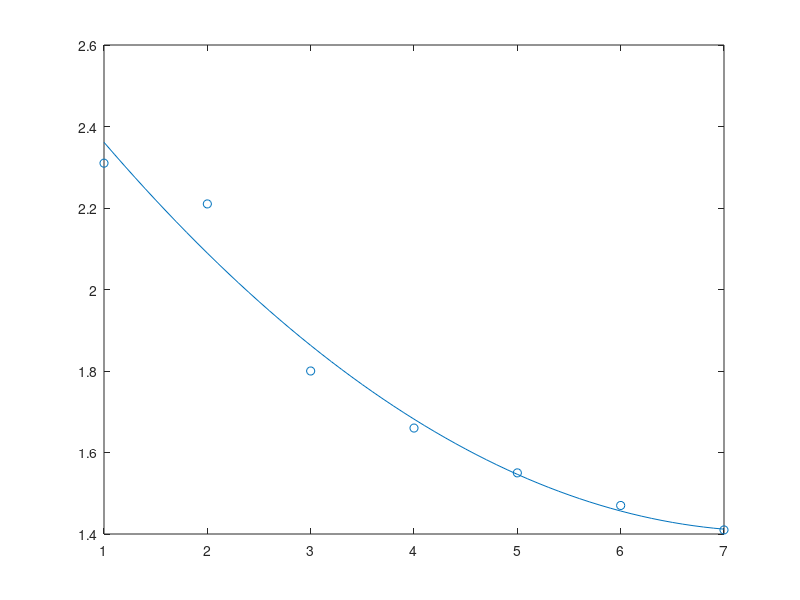

Source code (MATLAB):
x = [1 2 3 4 5 6 7]';
y = [2.31 2.21 1.80 1.66 1.55 1.47 1.41]';
A = [ones(7,1) x x.*x];
z = A\y;

v = (1:0.1:7);
plot(v,z(1)+z(2).*v+z(3).*v.*v);
hold on;
scatter(x,y);